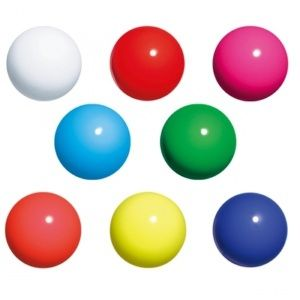
#> input picture images/balls.jpg, 300 x 300 px
$ python 'morphological transformation.py'
#> lines starting #> are read from the running program, lines starting #| are printed output that depends on the picture; after the words box and inside, x2 and y2 are one past the last pixel; in counts of white or black regions, pixels touching at a corner belong together
import cv2
import numpy as np
from matplotlib import pyplot as plt

img=cv2.imread('images/balls.jpg', cv2.IMREAD_GRAYSCALE)
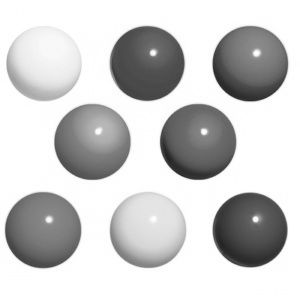
#> img: shape (300, 300); min 26, max 255, mean 204
_, mask = cv2.threshold(img, 220, 255, cv2.THRESH_BINARY_INV) #convert to binary image
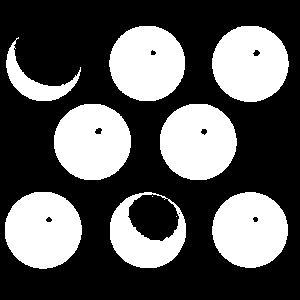
#> mask: shape (300, 300); 35.2% white; 10 white regions (2 under 20 px), largest, box (x1, y1, x2, y2) and area: (5, 192, 82, 269) 4657, (160, 104, 237, 180) 4631, (54, 104, 131, 180) 4617

kernel = np.ones((5,5), np.uint8)

dilation = cv2.dilate(mask, kernel, iterations= 3)
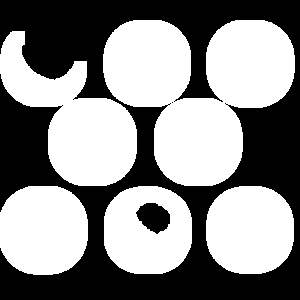
#> dilation: shape (300, 300); 54.1% white; 3 black regions (1 under 20 px), largest, box (x1, y1, x2, y2) and area: (0, 0, 300, 300) 40562, (136, 203, 170, 234) 722
erosion = cv2.erode(mask, kernel, iterations=1)
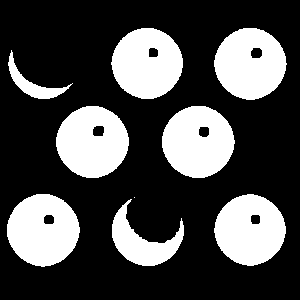
#> erosion: shape (300, 300); 29.2% white; 9 white regions (1 under 20 px), largest, box (x1, y1, x2, y2) and area: (7, 194, 80, 267) 3997, (162, 106, 235, 178) 3971, (56, 106, 129, 178) 3953
opening = cv2.morphologyEx(mask, cv2.MORPH_OPEN, kernel)
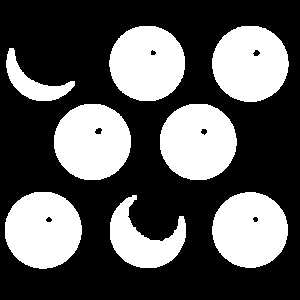
#> opening: shape (300, 300); 34.9% white; 8 white regions, largest, box (x1, y1, x2, y2) and area: (5, 192, 82, 269) 4657, (160, 104, 237, 180) 4631, (54, 104, 131, 180) 4617
closing = cv2.morphologyEx(mask, cv2.MORPH_CLOSE, kernel)
#> closing: shape (300, 300); 35.4% white; 8 white regions, largest, box (x1, y1, x2, y2) and area: (5, 192, 82, 269) 4679, (160, 104, 237, 180) 4657, (54, 104, 131, 180) 4624
mg = cv2.morphologyEx(mask, cv2.MORPH_GRADIENT, kernel)
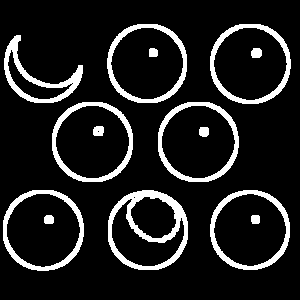
#> mg: shape (300, 300); 12.2% white; 14 white regions, largest, box (x1, y1, x2, y2) and area: (108, 190, 188, 270) 1878, (4, 35, 83, 103) 1248, (3, 190, 84, 271) 1232
th = cv2.morphologyEx(mask, cv2.MORPH_TOPHAT, kernel)
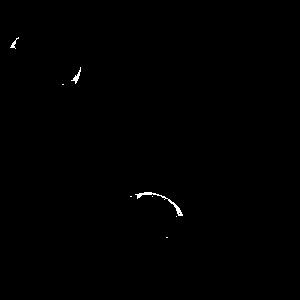
#> th: shape (300, 300); 0.26% white in thin lines or dots, all inside (x1, y1, x2, y2) = (10, 37, 183, 238)


titles=['image', 'mask', 'dilation', 'erosion', 'opening', 'closing', 'gradient', 'tophat']
images = [img, mask, dilation, erosion, opening, closing, mg, th]

for i in range(8):
    plt.subplot(2,4, i+1), plt.imshow(images[i], 'gray')
    plt.title(titles[i])
    plt.xticks([]), plt.yticks([])

plt.show()

cv2.destroyAllWindows()
